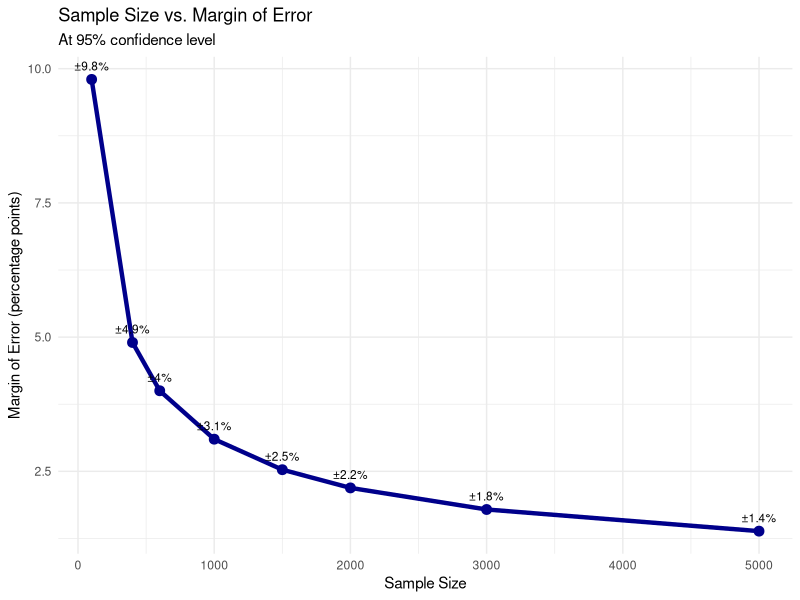

R code for this plot: (Note: this script raises an error after producing the figure.)
## ---- chunk 1
knitr::opts_chunk$set(echo = TRUE)
library(tidyverse)
## ---- chunk 2
# Calculate MOE for different sample sizes
sample_sizes <- c(100, 400, 600, 1000, 1500, 2000, 3000, 5000)

moe_data <- tibble(
  sample_size = sample_sizes,
  margin_of_error = 1.96 * sqrt(0.25 / sample_size) * 100  # Convert to percentage
)

moe_data

# Visualize
ggplot(moe_data, aes(x = sample_size, y = margin_of_error)) +
  geom_line(color = "darkblue", size = 1.5) +
  geom_point(color = "darkblue", size = 3) +
  geom_text(aes(label = paste0("±", round(margin_of_error, 1), "%")),
            vjust = -1, size = 3) +
  labs(
    title = "Sample Size vs. Margin of Error",
    subtitle = "At 95% confidence level",
    x = "Sample Size",
    y = "Margin of Error (percentage points)"
  ) +
  theme_minimal()
## ---- chunk 3
# Poll data
n <- REPLACE_ME  # sample size
candidate_a_pct <- 42
candidate_b_pct <- 38

# Calculate margin of error (using the conservative 50% assumption)
moe <- 1.96 * sqrt(0.25 / n) * 100

cat("Sample size:", n, "\n")
cat("Margin of error: ±", round(moe, 1), "percentage points\n")

# Calculate the ranges for each candidate
a_lower <- candidate_a_pct - moe
a_upper <- candidate_a_pct + moe
b_lower <- candidate_b_pct - moe
b_upper <- candidate_b_pct + moe

cat("\nCandidate A: ", candidate_a_pct, "% (range: ",
    round(a_lower, 1), "% to ", round(a_upper, 1), "%)\n", sep = "")
cat("Candidate B: ", candidate_b_pct, "% (range: ",
    round(b_lower, 1), "% to ", round(b_upper, 1), "%)\n", sep = "")
## ---- chunk 4
# Different polling scenarios
scenarios <- tibble(
  scenario = c("A", "B", "C", "D"),
  sample_size = c(1000, 1000, 2000, 500),
  candidate_1 = c(48, 48, 48, 48),
  candidate_2 = c(45, 42, 46, 44)
)

# Calculate MOE and whether it's a statistical tie
scenarios <- scenarios |>
  mutate(
    moe = round(1.96 * sqrt(0.25 / sample_size) * 100, 1),
    difference = candidate_1 - candidate_2,
    # Rule: If difference < 2 × MOE, it's within the margin of error
    statistical_tie = difference < (2 * moe),
    interpretation = if_else(statistical_tie,
                            "Too close to call",
                            "Leader is ahead outside MOE")
  )

scenarios
## ---- chunk 5
# Main poll
total_sample <- 1200
overall_moe <- 1.96 * sqrt(0.25 / total_sample) * 100

# Subgroups (assume roughly equal distribution)
women_sample <- 600  # About 50% of sample
young_voters_sample <- 240  # About 20% of sample
rural_voters_sample <- 180  # About 15% of sample

subgroups <- tibble(
  group = c("Overall", "Women", "Young voters (18-29)", "Rural voters"),
  sample_size = c(total_sample, women_sample, young_voters_sample, rural_voters_sample),
  moe = 1.96 * sqrt(0.25 / sample_size) * 100
)

subgroups

# Visualize
ggplot(subgroups, aes(x = reorder(group, -sample_size), y = moe)) +
  geom_col(fill = "steelblue") +
  geom_text(aes(label = paste0("±", round(moe, 1), "%\n(n=", sample_size, ")")),
            vjust = -0.5, size = 3) +
  labs(
    title = "Margin of Error Increases for Smaller Subgroups",
    x = NULL,
    y = "Margin of Error (percentage points)"
  ) +
  theme_minimal() +
  theme(axis.text.x = element_text(angle = 45, hjust = 1))
## ---- chunk 6
# Poll 1: Congressional Race
poll1 <- list(
  name = "Congressional Poll",
  sample_size = 312,
  method = "Online panel",
  candidate_a = 51,
  candidate_b = 41,
  headline = "Candidate A Opens 10-Point Lead"
)

# Calculate MOE for Poll 1
poll1$moe <- 1.96 * sqrt(0.25 / poll1$sample_size) * 100
poll1$difference <- poll1$candidate_a - poll1$candidate_b
poll1$is_statistical_tie <- poll1$difference < (2 * poll1$moe)

# Poll 2: Statewide Initiative
poll2 <- list(
  name = "Ballot Initiative Poll",
  sample_size = 1500,
  method = "Live caller, cell + landline",
  support = 53,
  oppose = 47,
  headline = "Voters Favor Initiative"
)

# Calculate MOE for Poll 2
poll2$moe <- 1.96 * sqrt(0.25 / poll2$sample_size) * 100
poll2$difference <- poll2$support - poll2$oppose
poll2$is_statistical_tie <- poll2$difference < (2 * poll2$moe)

# Compare
cat("POLL 1:", poll1$name, "\n")
cat("Sample size:", poll1$sample_size, "\n")
cat("Margin of error: ±", round(poll1$moe, 1), "percentage points\n")
cat("Reported difference:", poll1$difference, "points\n")
cat("Statistical tie?", poll1$is_statistical_tie, "\n\n")

cat("POLL 2:", poll2$name, "\n")
cat("Sample size:", poll2$sample_size, "\n")
cat("Margin of error: ±", round(poll2$moe, 1), "percentage points\n")
cat("Reported difference:", poll2$difference, "points\n")
cat("Statistical tie?", poll2$is_statistical_tie, "\n")
## ---- chunk 7
# Monthly approval ratings (sample size = 1000 each month)
approval_data <- tibble(
  month = c("Jan", "Feb", "Mar", "Apr", "May", "Jun"),
  approval = c(45, 48, 46, 49, 47, 51),
  sample_size = 1000
)

# Calculate MOE
approval_data <- approval_data |>
  mutate(
    moe = 1.96 * sqrt((approval/100) * (1 - approval/100) / sample_size) * 100,
    lower_bound = approval - moe,
    upper_bound = approval + moe
  )

approval_data

# Visualize with error bars
ggplot(approval_data, aes(x = month, y = approval)) +
  geom_line(group = 1, color = "darkblue", size = 1) +
  geom_point(size = 3, color = "darkblue") +
  geom_errorbar(aes(ymin = lower_bound, ymax = upper_bound),
                width = 0.2, color = "darkblue", alpha = 0.5) +
  geom_hline(yintercept = mean(approval_data$approval),
             linetype = "dashed", color = "red") +
  labs(
    title = "Approval Rating Over Time (with Margin of Error)",
    subtitle = "Error bars show 95% confidence intervals",
    x = "Month",
    y = "Approval Rating (%)"
  ) +
  theme_minimal()
## ---- chunk 8
# Three polls from different organizations
senate_polls <- tibble(
  pollster = c("University Poll", "Media Company Poll", "Partisan Firm Poll"),
  sample_size = c(1100, 750, 500),
  method = c("Live caller", "Online panel", "Automated calls"),
  candidate_x = c(48, 51, 54),
  candidate_y = c(47, 45, 42)
)

# Calculate MOE and whether X is ahead
senate_polls <- senate_polls |>
  mutate(
    moe = 1.96 * sqrt(0.25 / sample_size) * 100,
    difference = candidate_x - candidate_y,
    x_leads_significantly = difference > (2 * moe)
  )

senate_polls

# Visualize
ggplot(senate_polls, aes(x = pollster, y = candidate_x)) +
  geom_point(aes(color = "Candidate X"), size = 4) +
  geom_point(aes(y = candidate_y, color = "Candidate Y"), size = 4) +
  geom_errorbar(aes(ymin = candidate_x - moe, ymax = candidate_x + moe),
                width = 0.2, alpha = 0.5) +
  geom_errorbar(aes(ymin = candidate_y - moe, ymax = candidate_y + moe),
                width = 0.2, alpha = 0.5) +
  scale_color_manual(values = c("Candidate X" = "blue", "Candidate Y" = "red")) +
  labs(
    title = "Three Polls Show Different Results",
    subtitle = "Error bars show margin of error",
    x = NULL,
    y = "Support (%)",
    color = NULL
  ) +
  theme_minimal() +
  theme(legend.position = "bottom",
        axis.text.x = element_text(angle = 45, hjust = 1))
## ---- chunk 9
# Create a polling evaluation checklist
checklist <- tibble(
  question = c(
    "What was the sample size?",
    "What was the margin of error?",
    "How were respondents selected?",
    "When was the poll conducted?",
    "What was the response rate?",
    "Who paid for the poll?",
    "What was the exact question wording?",
    "Were results weighted? How?"
  ),
  answer = c(
    "FILL IN",
    "FILL IN",
    "FILL IN",
    "FILL IN",
    "FILL IN",
    "FILL IN",
    "FILL IN",
    "FILL IN"
  ),
  why_it_matters = c(
    "Affects margin of error",
    "Indicates precision of results",
    "Random samples are more reliable",
    "Recent polls are more relevant",
    "Low response rates may indicate bias",
    "May reveal conflicts of interest",
    "Wording can dramatically affect results",
    "Weighting affects final results"
  )
)

checklist
